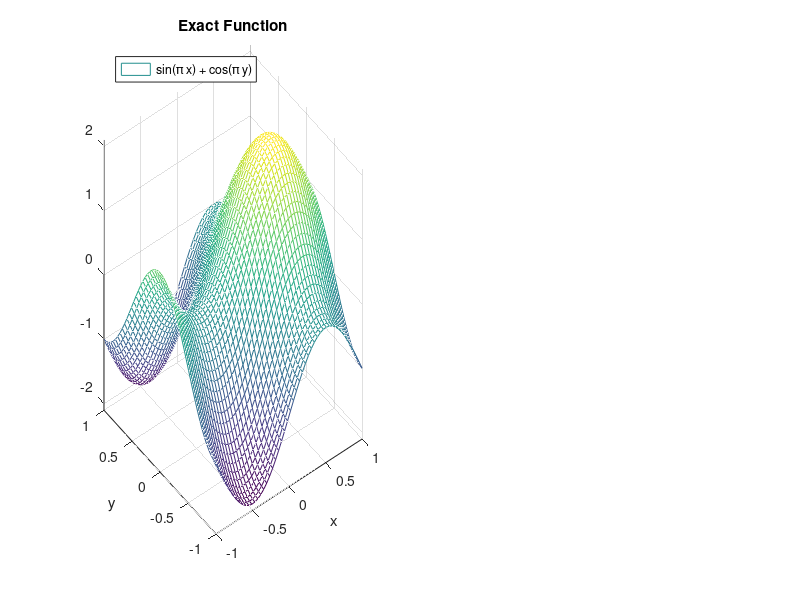

MATLAB code to generate this figure: (Note: this script raises an error after producing the figure.)
clear; clc;
% the number of points per axis
N = 50;
% the range where we will compute the function is [-1, 1] both for x and y
x = linspace(-1, 1, N);
y = linspace(-1, 1, N);
[X, Y] = meshgrid(x, y);
f = @(X, Y)(sin(pi*X) + cos(pi*Y));

% plot the function in 3D space
subplot(1, 2, 1);
mesh(X, Y, f(X, Y));
axis([-1, 1, -1, 1, -2.1, 2.1]);
title('Exact Function');
xlabel('x');
ylabel('y');
legend('sin(\pi x) + cos(\pi y)','Location','NorthWest')

% create all possible pairs of the coordinates (2  x  N^2)
coord = combvec(x, y);

% number of samples to use for the training of the NN
M = 200;
% number of samples to use for the testing of the NN
T_M = floor(M * 3 / 7);

assert(M + T_M <= N * N, 'The number of samples used for training and testing must be less or equal to the total number of examples.');

% sample randomly M + T_M pairs of coordinates. Use the M first to train the NN
% and the T_M rest to test its performance (70% train / 30% test)
sample = datasample(coord, M+T_M, 2, 'Replace', false);
X_train = sample(1, 1:M);
Y_train = sample(2, 1:M);
train_output = f(X_train, Y_train);

X_test  = sample(1, M+1:M+T_M);
Y_test  = sample(2, M+1:M+T_M);
test_output = f(X_test, Y_test);

% create a feed forward NN with one hidden layer of 10 neurons
net = feedforwardnet(10);
% don't show the window of the nntraintool
net.trainParam.showWindow = false;
% train the NN
net = train(net, [X_train; Y_train], train_output);
% get the outputs from the NN for the test input
z = net([X_test; Y_test]);
% find the performance of the NN using the test set
perf = perform(net, test_output, z);
fprintf('Mean Squared Error: %f\n', perf);

% plot the estimates of the NN in 3D space, and the points that were used to
% train the NN
subplot(1, 2, 2);
mesh(X, Y, reshape(net([reshape(X, 1, N*N); reshape(Y, 1, N*N)]), N, N));
hold on;
scatter3(X_train, Y_train, train_output, 'r', 'filled');
hold off;
axis([-1, 1, -1, 1, -2.1, 2.1]);
title('Function Estimate by NN');
xlabel('x');
ylabel('y');
legend('NN estimate', 'training samples', 'Location','NorthWest');

% save output plot
h = gcf;    % get current figure handle
set(h,'Units','Inches');
pos = get(h,'Position');
set(h,'PaperPositionMode','Auto','PaperUnits','Inches','PaperSize',[pos(3), pos(4)]);
print(h, 'images/fun_approx', '-dpdf','-r0');
